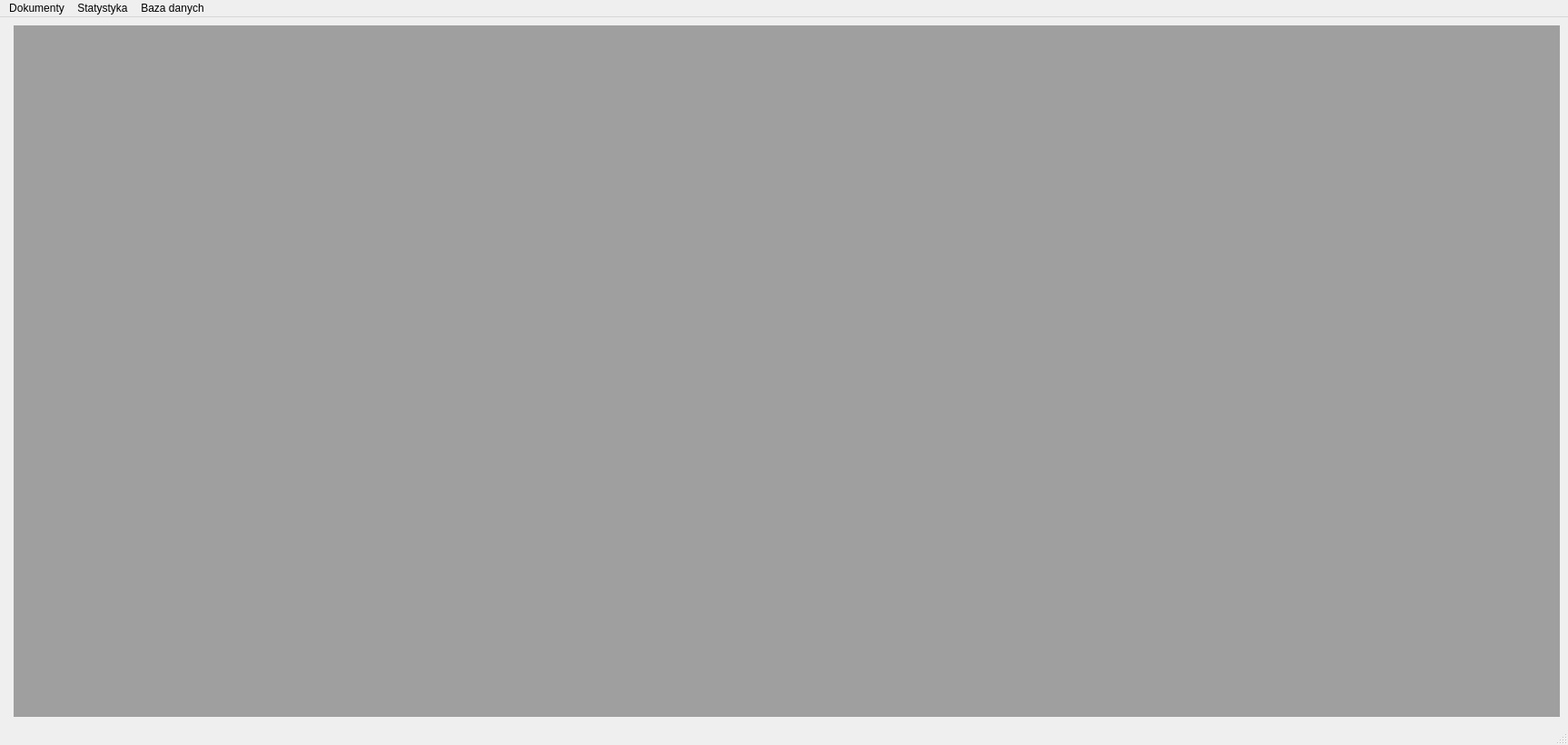
<?xml version="1.0" encoding="UTF-8"?>
<ui version="4.0">
 <class>ECDS_form</class>
 <widget class="QMainWindow" name="ECDS_form">
  <property name="geometry">
   <rect>
    <x>0</x>
    <y>0</y>
    <width>1727</width>
    <height>821</height>
   </rect>
  </property>
  <property name="sizePolicy">
   <sizepolicy hsizetype="Preferred" vsizetype="Preferred">
    <horstretch>0</horstretch>
    <verstretch>0</verstretch>
   </sizepolicy>
  </property>
  <property name="windowTitle">
   <string>Electronic Documents Management System</string>
  </property>
  <widget class="QWidget" name="centralwidget">
   <layout class="QFormLayout" name="formLayout">
    <item row="0" column="1">
     <widget class="QMdiArea" name="mdiArea">
      <property name="enabled">
       <bool>true</bool>
      </property>
      <widget class="QWidget" name="subwindow">
       <property name="enabled">
        <bool>false</bool>
       </property>
       <property name="windowTitle">
        <string>Podokno</string>
       </property>
       <widget class="QTableWidget" name="tableWidget">
        <property name="enabled">
         <bool>false</bool>
        </property>
        <property name="geometry">
         <rect>
          <x>-4</x>
          <y>0</y>
          <width>551</width>
          <height>331</height>
         </rect>
        </property>
        <property name="rowCount">
         <number>10</number>
        </property>
        <property name="columnCount">
         <number>5</number>
        </property>
        <row/>
        <row/>
        <row/>
        <row/>
        <row/>
        <row/>
        <row/>
        <row/>
        <row/>
        <row/>
        <column>
         <property name="text">
          <string>IDpracownika</string>
         </property>
        </column>
        <column>
         <property name="text">
          <string>Imie</string>
         </property>
        </column>
        <column>
         <property name="text">
          <string>Nazwisko</string>
         </property>
        </column>
        <column>
         <property name="text">
          <string>DataUrodzenia</string>
         </property>
        </column>
        <column>
         <property name="text">
          <string>su</string>
         </property>
        </column>
       </widget>
      </widget>
      <widget class="QWidget" name="pokazDokumenty_subwindow">
       <property name="windowTitle">
        <string>Podokno</string>
       </property>
       <widget class="QTableWidget" name="pokazDokumenty_tablewidget">
        <property name="enabled">
         <bool>false</bool>
        </property>
        <property name="geometry">
         <rect>
          <x>5</x>
          <y>1</y>
          <width>551</width>
          <height>321</height>
         </rect>
        </property>
        <property name="rowCount">
         <number>2</number>
        </property>
        <row/>
        <row/>
        <column>
         <property name="text">
          <string>IDdokumentu</string>
         </property>
        </column>
        <column>
         <property name="text">
          <string>IDpracownika</string>
         </property>
        </column>
        <column>
         <property name="text">
          <string>TypDokumentu</string>
         </property>
        </column>
       </widget>
      </widget>
      <widget class="QWidget" name="pokazDaneLogowania_subwindow">
       <property name="windowTitle">
        <string>Podokno</string>
       </property>
       <widget class="QTableWidget" name="pokazDaneLogowania_tableWidget">
        <property name="enabled">
         <bool>false</bool>
        </property>
        <property name="geometry">
         <rect>
          <x>10</x>
          <y>10</y>
          <width>421</width>
          <height>261</height>
         </rect>
        </property>
        <property name="rowCount">
         <number>2</number>
        </property>
        <property name="columnCount">
         <number>4</number>
        </property>
        <row/>
        <row/>
        <column>
         <property name="text">
          <string>ID</string>
         </property>
        </column>
        <column>
         <property name="text">
          <string>IDpracownika</string>
         </property>
        </column>
        <column>
         <property name="text">
          <string>Login</string>
         </property>
        </column>
        <column>
         <property name="text">
          <string>Haslo</string>
         </property>
        </column>
       </widget>
      </widget>
      <widget class="QWidget" name="dodajPracownika_subwindow">
       <property name="windowTitle">
        <string>Podokno</string>
       </property>
       <layout class="QFormLayout" name="formLayout_2">
        <item row="0" column="0" colspan="2">
         <widget class="QLabel" name="dodajPracownika_label">
          <property name="font">
           <font>
            <family>Calibri</family>
            <pointsize>18</pointsize>
            <weight>75</weight>
            <bold>true</bold>
           </font>
          </property>
          <property name="layoutDirection">
           <enum>Qt::LeftToRight</enum>
          </property>
          <property name="text">
           <string>Dodaj pracownika</string>
          </property>
          <property name="alignment">
           <set>Qt::AlignCenter</set>
          </property>
         </widget>
        </item>
        <item row="1" column="0">
         <widget class="QLabel" name="imiePracownika_label">
          <property name="text">
           <string>Podaj imie pracownika</string>
          </property>
         </widget>
        </item>
        <item row="1" column="1">
         <widget class="QLineEdit" name="imiePracownika_lineEdit"/>
        </item>
        <item row="2" column="0">
         <widget class="QLabel" name="nazwiskoPracownika_label">
          <property name="text">
           <string>Podaj nazwisko pracownika</string>
          </property>
         </widget>
        </item>
        <item row="2" column="1">
         <widget class="QLineEdit" name="nazwiskoPracownika_lineEdit"/>
        </item>
        <item row="3" column="0">
         <widget class="QLabel" name="dataUrodzenia_label">
          <property name="text">
           <string>Podaj date urodzenia pracownika</string>
          </property>
         </widget>
        </item>
        <item row="4" column="0">
         <widget class="QLabel" name="loginPracownika_label">
          <property name="text">
           <string>Podaj nowy login dla pracownika</string>
          </property>
         </widget>
        </item>
        <item row="4" column="1">
         <widget class="QLineEdit" name="loginPracownika_lineEdit"/>
        </item>
        <item row="5" column="0">
         <widget class="QLabel" name="hasloPracownik_label">
          <property name="text">
           <string>Podaj nowe haslo dla pracownika</string>
          </property>
         </widget>
        </item>
        <item row="5" column="1">
         <widget class="QLineEdit" name="hasloPracownika_lineEdit"/>
        </item>
        <item row="6" column="0">
         <widget class="QLabel" name="uprawnieniaSU_label">
          <property name="text">
           <string>Czy pracownik ma uprawnienia su?</string>
          </property>
         </widget>
        </item>
        <item row="6" column="1">
         <widget class="QCheckBox" name="uprawnieniaSU_checkBox">
          <property name="text">
           <string>CheckBox</string>
          </property>
         </widget>
        </item>
        <item row="3" column="1">
         <widget class="QDateEdit" name="dataUrodzenia_dateEdit"/>
        </item>
        <item row="7" column="1">
         <widget class="QDialogButtonBox" name="buttonBox">
          <property name="standardButtons">
           <set>QDialogButtonBox::Cancel|QDialogButtonBox::Ok</set>
          </property>
         </widget>
        </item>
       </layout>
      </widget>
     </widget>
    </item>
   </layout>
  </widget>
  <widget class="QMenuBar" name="menubar">
   <property name="geometry">
    <rect>
     <x>0</x>
     <y>0</y>
     <width>1727</width>
     <height>21</height>
    </rect>
   </property>
   <widget class="QMenu" name="menuDokumenty">
    <property name="title">
     <string>Dokumenty</string>
    </property>
    <widget class="QMenu" name="stworz_menu">
     <property name="title">
      <string>Stworz</string>
     </property>
     <addaction name="automatycznie_action"/>
     <addaction name="recznie_action"/>
     <addaction name="odrecznie_action"/>
    </widget>
    <addaction name="stworz_menu"/>
    <addaction name="otworz_action"/>
    <addaction name="wyslij_action"/>
   </widget>
   <widget class="QMenu" name="menuStatystyka">
    <property name="title">
     <string>Statystyka</string>
    </property>
    <addaction name="otworzOkno_action"/>
   </widget>
   <widget class="QMenu" name="menuBaza_danych">
    <property name="title">
     <string>Baza danych</string>
    </property>
    <addaction name="pokazPracownikow_action"/>
    <addaction name="pokazDokumenty_action"/>
    <addaction name="separator"/>
    <addaction name="dodajPracownika_action"/>
    <addaction name="pokazDaneLogowania_action"/>
    <addaction name="pokazTabele_action"/>
    <addaction name="usunPracownika_action"/>
   </widget>
   <addaction name="menuDokumenty"/>
   <addaction name="menuStatystyka"/>
   <addaction name="menuBaza_danych"/>
  </widget>
  <widget class="QStatusBar" name="statusbar"/>
  <action name="otworz_action">
   <property name="text">
    <string>Otworz</string>
   </property>
  </action>
  <action name="otworzOkno_action">
   <property name="text">
    <string>Otworz okno</string>
   </property>
  </action>
  <action name="pokazPracownikow_action">
   <property name="text">
    <string>Pokaz pracownikow</string>
   </property>
   <property name="visible">
    <bool>true</bool>
   </property>
  </action>
  <action name="wyslij_action">
   <property name="text">
    <string>Wyslij</string>
   </property>
  </action>
  <action name="pokazDokumenty_action">
   <property name="text">
    <string>Pokaż dokumenty</string>
   </property>
  </action>
  <action name="dodajPracownika_action">
   <property name="text">
    <string>Dodaj pracownika</string>
   </property>
  </action>
  <action name="pokazDaneLogowania_action">
   <property name="text">
    <string>Pokaz dane logowania</string>
   </property>
  </action>
  <action name="pokazTabele_action">
   <property name="text">
    <string>Pokaz tabele</string>
   </property>
  </action>
  <action name="usunPracownika_action">
   <property name="text">
    <string>Usun pracownika</string>
   </property>
  </action>
  <action name="automatycznie_action">
   <property name="text">
    <string>Automatycznie</string>
   </property>
  </action>
  <action name="recznie_action">
   <property name="text">
    <string>Recznie</string>
   </property>
  </action>
  <action name="odrecznie_action">
   <property name="text">
    <string>Odrecznie</string>
   </property>
  </action>
 </widget>
 <resources/>
 <connections/>
</ui>
